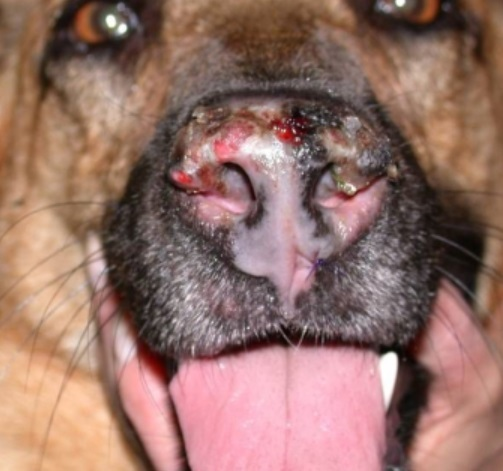
#> input picture Pet_Disease-BE/upload/2.jpg, 503 x 471 px
$ python -i imageProcessing.py   (imports and definitions only)
#> lines starting #> are read from the running program, lines starting #| are printed output that depends on the picture; after the words box and inside, x2 and y2 are one past the last pixel; in counts of white or black regions, pixels touching at a corner belong together
import numpy as np
import cv2
import sys

Alpha = None

# [47 lines left out: functions ProcessImage, CountWhiteDots, CountYellowDots, not called in this run]

def CountRedDots(filename):
#> called with filename = 'upload/2.jpg'
    OriginalImage = cv2.imread(filename)
#> OriginalImage is the input picture: shape (471, 503, 3); mean B, G, R 103.9, 113, 149
    g = cv2.cvtColor(OriginalImage, cv2.COLOR_BGR2HSV)
#> g: shape (471, 503, 3); mean H, S, V 59.2, 84.3, 149
    lower = np.array([0,50,50], dtype="uint8")
    upper = np.array([10,255,255], dtype="uint8")
    mask = cv2.inRange(g, lower, upper)
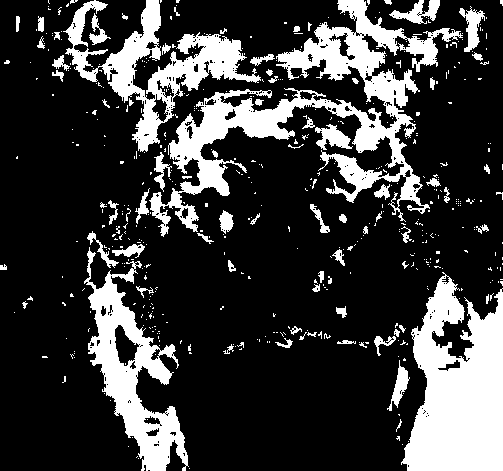
#> mask: shape (471, 503); 22.9% white; 502 white regions (424 under 20 px)
    cnts = cv2.findContours(mask, cv2.RETR_EXTERNAL, cv2.CHAIN_APPROX_SIMPLE)
#> cnts = 492 contours, 438 with area under 20; largest, box (x1, y1, x2, y2) and area: (149, 0, 463, 237) 16028, (401, 272, 503, 471) 13440, (84, 247, 189, 471) 8319, (63, 0, 261, 152) 7794, (389, 0, 440, 24) 475
    cnts = cnts[0] if len(cnts) == 2 else cnts[1]
    red_dots = []
    for c in cnts:
        if 3 < cv2.contourArea(c) <20:
            cv2.drawContours(OriginalImage, [c], -1, (220, 20, 60), 2)
            red_dots.append(c)
#> this loop made 492 passes
#> c on passes 1 to 3: [[189, 468]], [[138, 458]], [[137, 456], [136, 457]]
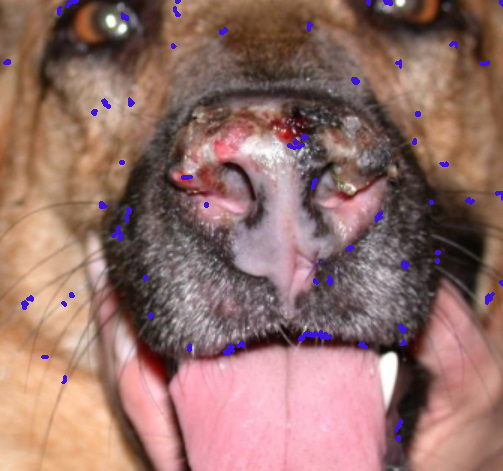
#> OriginalImage: shape (471, 503, 3); 1.18% of pixels changed, all inside (x1, y1, x2, y2) = (3, 0, 503, 442)
#> after the loop, red_dots = 68 contours, all with area under 20

    return len(red_dots)

# [67 lines left out: functions CountLupus, CountMange, GetAlpha, DisplayDiseasePercentage, detectionOutput, not called in this run]

>>> result = CountRedDots('upload/2.jpg')
#> result = 68

$ run again, on Pet_Disease-BE/upload/3.jpg
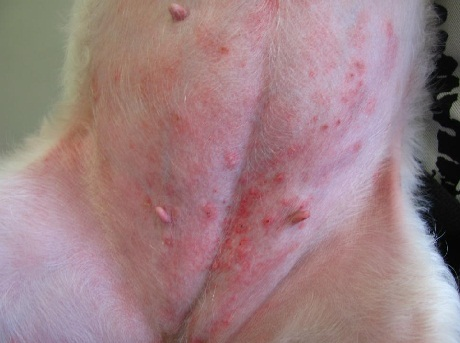
#> input picture Pet_Disease-BE/upload/3.jpg, 460 x 343 px
#> in CountRedDots, OriginalImage is the input picture: shape (343, 460, 3); mean B, G, R 131.5, 127.9, 157.5
#> g: shape (343, 460, 3); mean H, S, V 97.1, 58.6, 159.5
#> in CountRedDots, `mask = cv2.inRange(g, lower, upper)`:
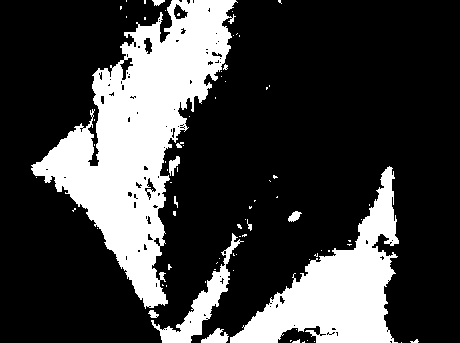
#> mask: shape (343, 460); 24.7% white; 77 white regions (65 under 20 px)
#> cnts = 76 contours, 68 with area under 20; largest, box (x1, y1, x2, y2) and area: (31, 0, 238, 309) 24520, (230, 166, 399, 343) 11224, (151, 233, 244, 343) 1788, (201, 328, 229, 343) 198, (169, 156, 180, 176) 92, (288, 211, 302, 222) 74, (148, 310, 159, 318) 41, (152, 0, 165, 6) 35
#> the loop in CountRedDots, `for c in cnts:` made 76 passes
#> c on passes 1, 2, 3, 4, 5, 8, 11, 12: [[401, 342]], [[314, 341]], [[304, 341], [303, 342], [302, 342], [304, 342]], [[307, 340]], [[290, 340], [290, 341], [291, 340]], [[296, 329]], [[166, 285], [166, 286]], [[162, 284], [162, 285], [163, 285]]
#> after the loop in CountRedDots, `for c in cnts:`:
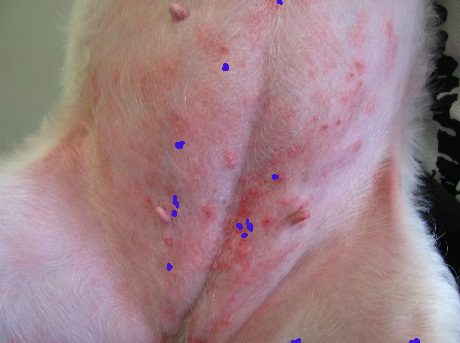
#> OriginalImage: shape (343, 460, 3); 0.31% of pixels changed, all inside (x1, y1, x2, y2) = (167, 0, 420, 343)
#> after the loop in CountRedDots, `for c in cnts:`: red_dots = 12 contours, all with area under 20
#> result = 12

$ run again, on Pet_Disease-BE/upload/Impetigo 1.jpg
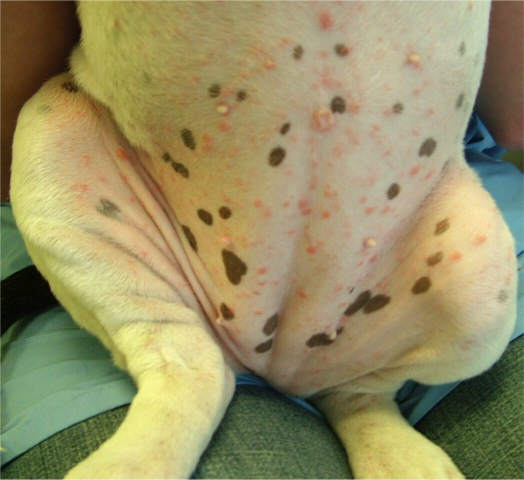
#> input picture Pet_Disease-BE/upload/Impetigo 1.jpg, 1047 x 960 px (shown at 1/2 size)
#> in CountRedDots, OriginalImage is the input picture: shape (960, 1047, 3); mean B, G, R 100.1, 143.5, 151.4
#> g: shape (960, 1047, 3); mean H, S, V 29.7, 99.5, 157
#> in CountRedDots, `mask = cv2.inRange(g, lower, upper)`:
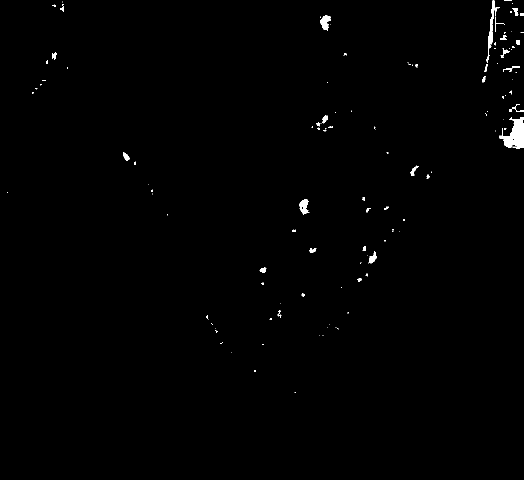
#> mask: shape (960, 1047) (shown at 1/2 size); 0.58% white; 138 white regions (100 under 20 px)
#> cnts = 138 contours, 108 with area under 20; largest, box (x1, y1, x2, y2) and area: (998, 234, 1047, 297) 1596, (972, 1, 1000, 125) 490, (640, 31, 661, 61) 348, (598, 398, 619, 430) 337, (737, 502, 754, 527) 160
#> the loop in CountRedDots, `for c in cnts:` made 138 passes
#> c on passes 1, 3, 4, 6, 7, 9, 10, 12: [[590, 784], [589, 785], [590, 785]], [[462, 705]], [[524, 688], [524, 689], [526, 689], [526, 688]], [[645, 670], [646, 670]], [[638, 670]], [[431, 660], [431, 661]], [[430, 657]], [[671, 655]]
#> after the loop in CountRedDots, `for c in cnts:`:
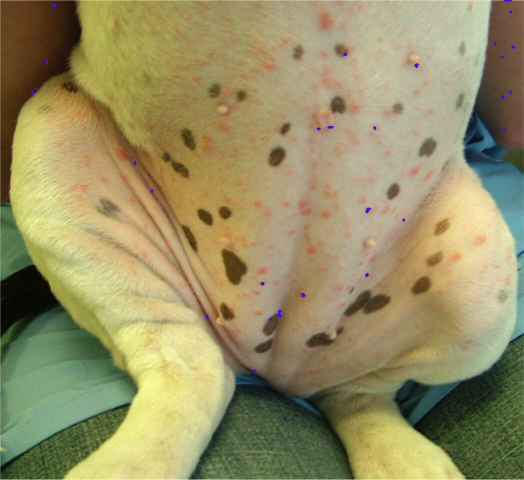
#> OriginalImage: shape (960, 1047, 3) (shown at 1/2 size); 0.12% of pixels changed, all inside (x1, y1, x2, y2) = (63, 0, 1031, 745)
#> after the loop in CountRedDots, `for c in cnts:`: red_dots = 28 contours, all with area under 20
#> result = 28

$ run again, on Pet_Disease-BE/upload/Lupus 5.jpg
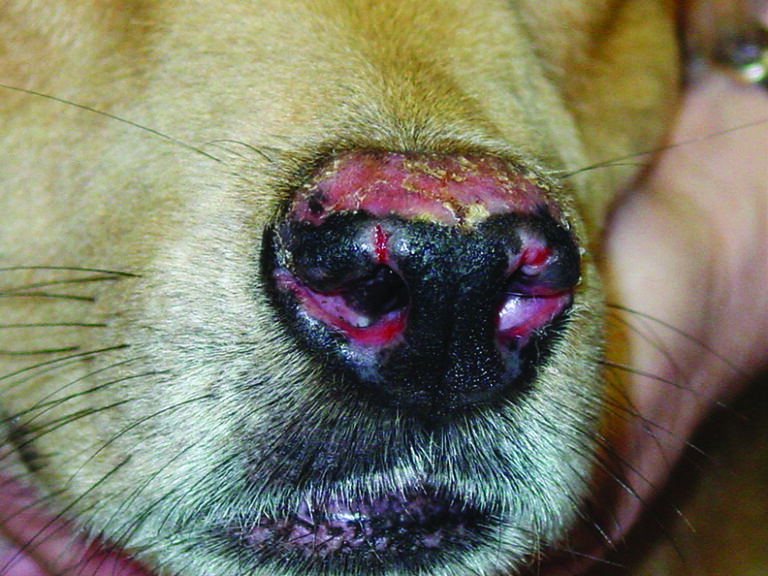
#> input picture Pet_Disease-BE/upload/Lupus 5.jpg, 768 x 576 px
#> in CountRedDots, OriginalImage is the input picture: shape (576, 768, 3); mean B, G, R 101.2, 120.9, 121.7
#> g: shape (576, 768, 3); mean H, S, V 59.3, 86.3, 132.6
#> in CountRedDots, `mask = cv2.inRange(g, lower, upper)`:
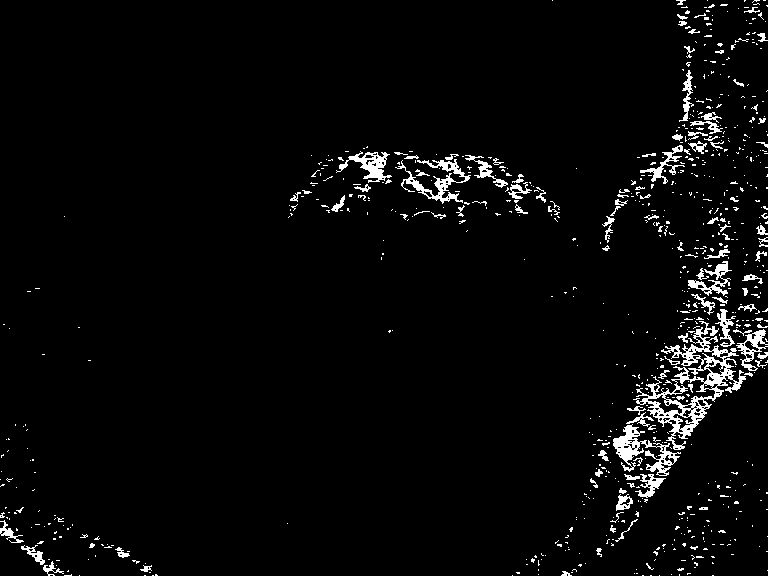
#> mask: shape (576, 768); 3.6% white; 774 white regions (667 under 20 px)
#> cnts = 767 contours, 715 with area under 20; largest, box (x1, y1, x2, y2) and area: (633, 321, 746, 450) 4204, (613, 424, 681, 476) 1032, (395, 159, 471, 204) 692, (336, 151, 392, 183) 580, (736, 329, 768, 371) 466
#> the loop in CountRedDots, `for c in cnts:` made 767 passes
#> c on passes 1 to 3: [[712, 575], [713, 575]], [[659, 575]], [[650, 575], [651, 575]]
#> after the loop in CountRedDots, `for c in cnts:`:
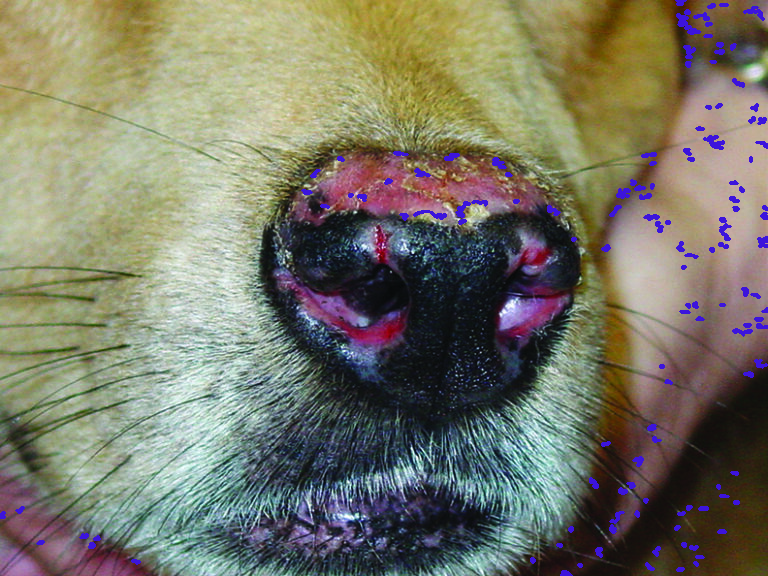
#> OriginalImage: shape (576, 768, 3); 1.51% of pixels changed, all inside (x1, y1, x2, y2) = (0, 0, 768, 576)
#> after the loop in CountRedDots, `for c in cnts:`: red_dots = 144 contours, all with area under 20
#> result = 144
